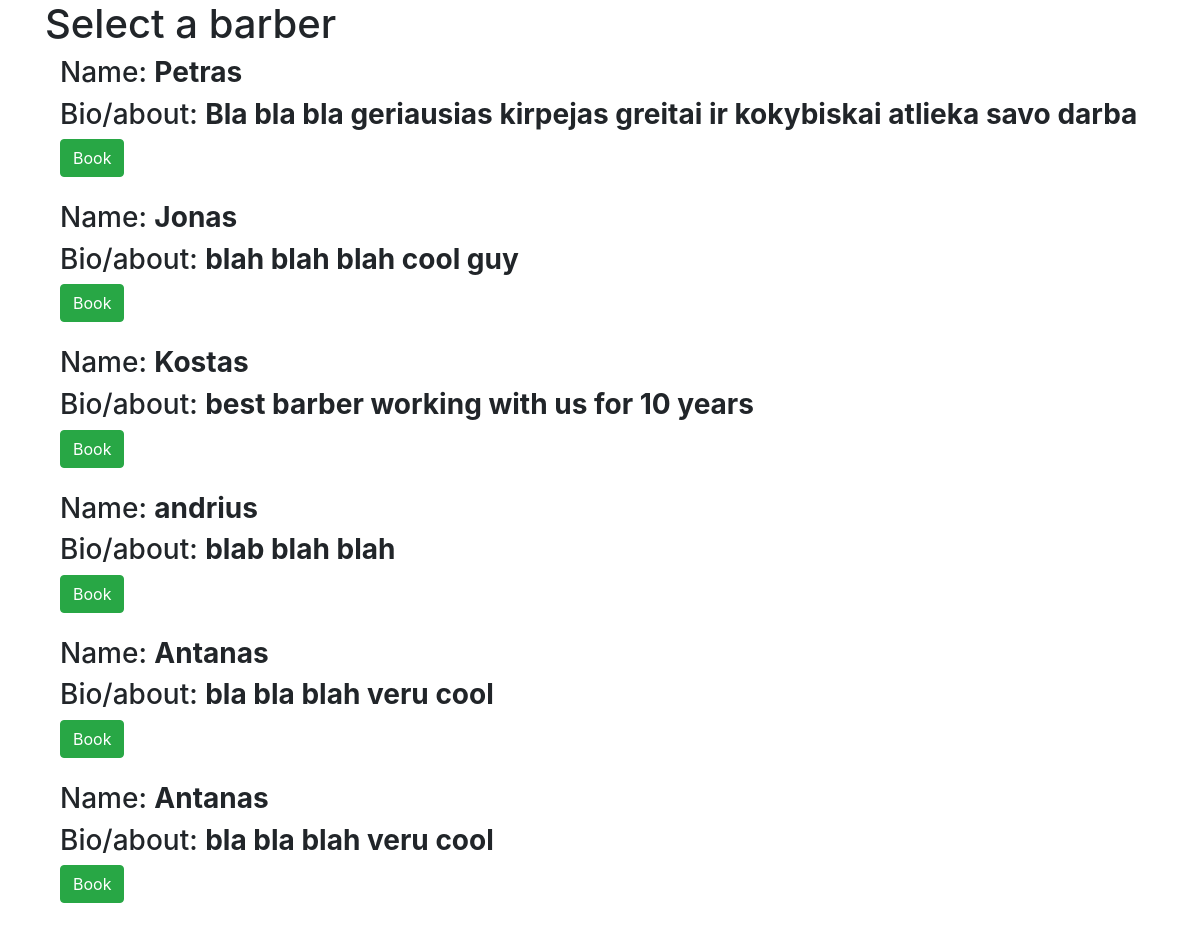
Page /views/select_barber.php on the earlier database version.
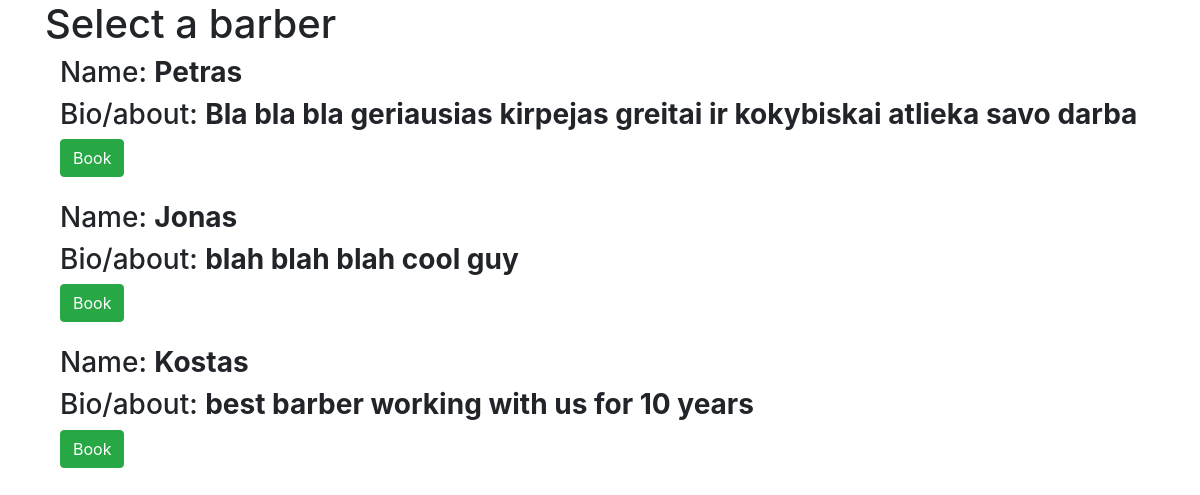
Same page on the later database version.
### tables this page shows
CREATE TABLE `barbers` (
  `id` int(11) NOT NULL,
  `name` varchar(255) NOT NULL,
  `bio` text NOT NULL
);

### API/barbers.php (called while the page is built, shortened)
<?php
    class Barber {
        public static function getAllBarbers(){
            global $conn;
            $query = "SELECT * FROM barbers";
            $results = mysqli_query($conn, $query);
            $barbers = mysqli_fetch_all($results, MYSQLI_ASSOC);
            return $barbers;
        }
    }
?>

### views/select_barber.php (the view, shortened to what this page needs)
<?php
    require("../config/db_config.php");
    require("../API/barbers.php");
    $barbers = new Barber;
    $barbers = $barbers -> getAllBarbers();
?>
<!DOCTYPE html>
<html>
    <head>
        <link rel="stylesheet" href="https://stackpath.bootstrapcdn.com/bootstrap/4.3.1/css/bootstrap.min.css">
    </head>
    <body>
    <div class="container">
        <h1>Select a barber</h1>
            <?php foreach($barbers as $barber): ;?>
                <div class="col align-self-center">
                    <h3>Name: <b><?php echo $barber["name"]; ?></b> </h3>
                    <h3>Bio/about: <b><?php echo $barber["bio"]; ?></b></h3>
                    <a class="btn btn-success" href="<?php echo ROOT_URL; ?>views/select_date.php?barber_id=<?php echo $barber["id"];?>">Book</a>
                    <br>
                    <br>
                </div>
            <?php endforeach; ?>
    </div>
    </body>
</html>

Differences in the rows shown:
removed barbers: name "andrius", bio "blab blah blah"
removed barbers: name "Antanas", bio "bla bla blah veru cool"
removed barbers: name "Antanas", bio "bla bla blah veru cool"
